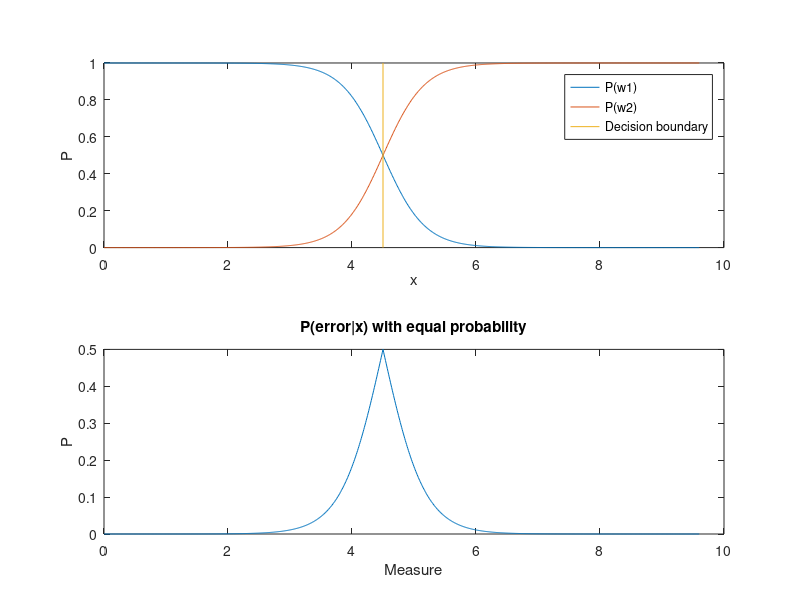
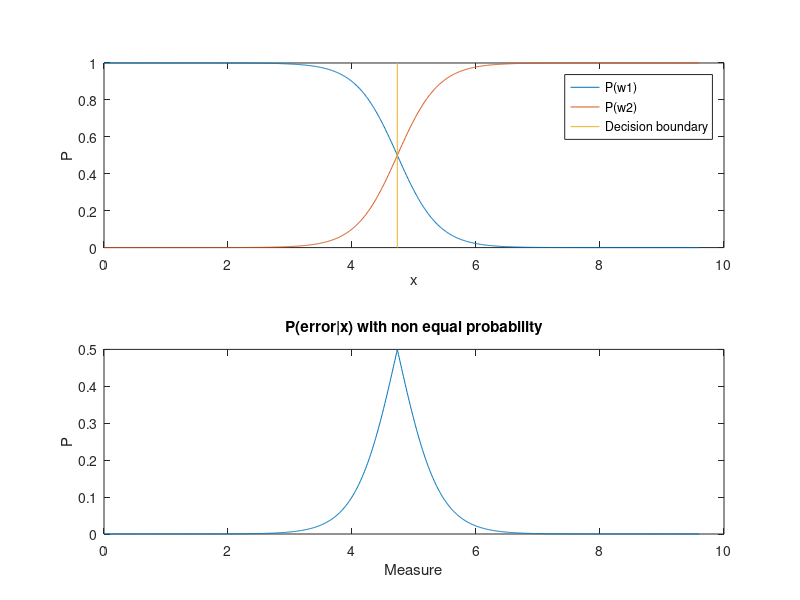

MATLAB code to generate these figures, in order:
clear all;close all
%
% Exercise 6: Questions 1 and 2
%
s=[1 1]; % Standard deviation
m=[3 6];% Means of the STDs
x=0:0.01:9.6; % Measure
n=length(x); 
p_w=[2/3 1/3]; % P(w1), P(w2)

% P(x|wi)
p_x_w=zeros(2,n);
for i=1:2
    for j=1:n
        p_x_w(i,j)=(1/(sqrt(2*pi)*s(i)))*exp(-0.5*((x(j)-m(i))/s(i))^2); 
    end
end

%% P(w1) = P(w2) -> Equal a priori probabilities; P(error|x)=min{P(w1|x),P(w2|x))
p_x=zeros(2,n);
for i=1:2
    for j=1:n
        q=0;
        for k=1:2
            q=q+(p_x_w(k,j)*0.5);
        end
        p_x(i,j)=q;
    end
end
for i=1:2
    for j=1:n
        p_w_x(i,j)=(p_x_w(i,j)*0.5)/p_x(i,j);
    end
end

% P(error|x1)
p_error_x=zeros(1,n);
for j=1:n
    p_error_x(j)=min(p_w_x(:,j));
end

% Decision boundary
for j=1:n
    if (log(p_w_x(1,j))-log(p_w_x(2,j)))<=0.01 && (log(p_w_x(1,j))-log(p_w_x(2,j)))>=-0.01
        db_i=j; 
    end
end
db=x(db_i);

% Classifier
disp('Question 1')
disp('The decision boundary is: ')
disp(db)
X1=input('Input measure: ');
for i=1:n
    if X1==x(i)
        G1=i;
    end
end
if X1<db
    disp('The measure belongs to class 1, P(error|x): ')
    disp(p_error_x(G1))
else
    disp('The measure belongs to class 2, P(error|x): ')
    disp(p_error_x(G1))
end

% Plotting
figure
subplot(2,1,1)
plot(x,p_w_x(1,:))
hold on
plot(x,p_w_x(2,:))
hold on
plot([db db],[0 1])
xlabel('x')
ylabel('P')
legend('P(w1)','P(w2)','Decision boundary')
subplot(2,1,2)
plot(x,p_error_x)
title('P(error|x) with equal probability')
xlabel('Measure')
ylabel('P')
%% P(w1) =! P(w2) -> Non-equal a priori probabilities; P(error|x2)=min{P(w1|x2),P(w2|x2))
p_x=zeros(2,n);
for i=1:2
    for j=1:n
        q=0;
        for k=1:2
            q=q+(p_x_w(k,j)*p_w(k));
        end
        p_x(i,j)=q;
    end
end

for i=1:2
    for j=1:n
        p_w_x2(i,j)=(p_x_w(i,j)*p_w(i))/p_x(i,j);
    end
end

% P(error|x2)
p_error_x2=zeros(1,n);
for j=1:n
    p_error_x2(j)=min(p_w_x2(:,j));
end

% Decision boundary
for j=1:n
    if (log(p_w_x2(1,j))-log(p_w_x2(2,j)))<=0.01 && (log(p_w_x2(1,j))-log(p_w_x2(2,j)))>=-0.01
        db2_i=j; 
    end
end
db2=x(db2_i);

% Classifier
disp('Question 2')
disp('The decision boundary is: ')
disp(db2)
X2=input('Input measure: ');
for i=1:n
    if X2==x(i)
        G2=i;
    end
end
if X2<db2
    disp('The measure belongs to class 1, P(error|x): ')
    disp(p_error_x2(G2))
else
    disp('The measure belongs to class 2, P(error|x): ')
    disp(p_error_x2(G2))
end

% Plotting
figure
subplot(2,1,1)
plot(x,p_w_x2(1,:))
hold on
plot(x,p_w_x2(2,:))
hold on
plot([db2 db2],[0 1])
xlabel('x')
ylabel('P')
legend('P(w1)','P(w2)','Decision boundary')
subplot(2,1,2)
plot(x,p_error_x2)
title('P(error|x) with non equal probability')
xlabel('Measure')
ylabel('P')